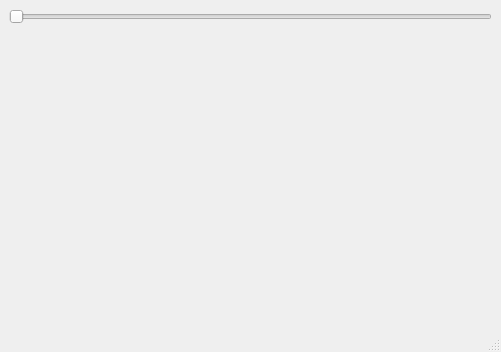
<?xml version="1.0" encoding="UTF-8"?>
<ui version="4.0">
 <class>MainWindow</class>
 <widget class="QMainWindow" name="MainWindow">
  <property name="geometry">
   <rect>
    <x>0</x>
    <y>0</y>
    <width>501</width>
    <height>352</height>
   </rect>
  </property>
  <property name="windowTitle">
   <string>MainWindow</string>
  </property>
  <widget class="QWidget" name="centralwidget">
   <layout class="QVBoxLayout" name="verticalLayout_3">
    <item>
     <layout class="QVBoxLayout" name="verticalLayout_2">
      <item>
       <widget class="QSlider" name="Mon_horizontalSlider">
        <property name="maximum">
         <number>255</number>
        </property>
        <property name="orientation">
         <enum>Qt::Horizontal</enum>
        </property>
       </widget>
      </item>
      <item>
       <widget class="QLabel" name="Mon_label">
        <property name="font">
         <font>
          <family>Wide Latin</family>
          <pointsize>20</pointsize>
         </font>
        </property>
        <property name="text">
         <string/>
        </property>
       </widget>
      </item>
     </layout>
    </item>
   </layout>
  </widget>
  <widget class="QMenuBar" name="menubar">
   <property name="geometry">
    <rect>
     <x>0</x>
     <y>0</y>
     <width>501</width>
     <height>26</height>
    </rect>
   </property>
  </widget>
  <widget class="QStatusBar" name="statusbar"/>
 </widget>
 <resources/>
 <connections/>
</ui>
